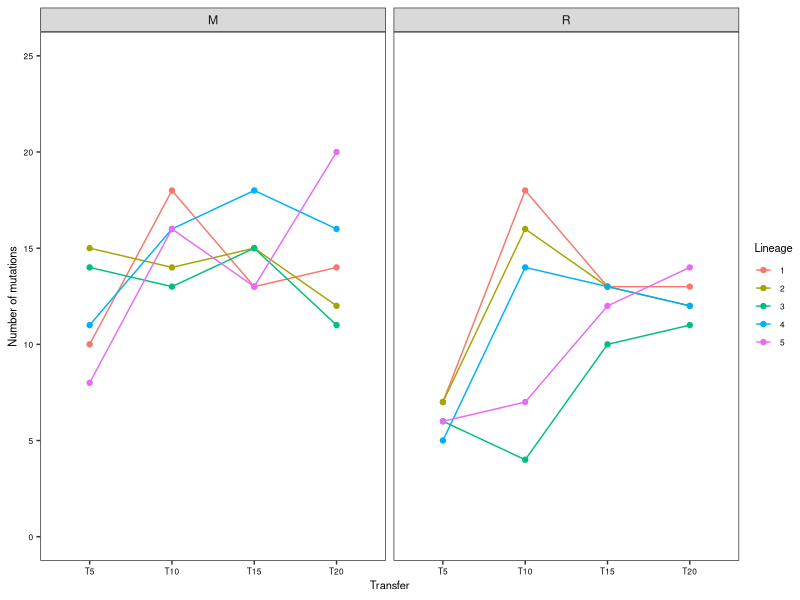
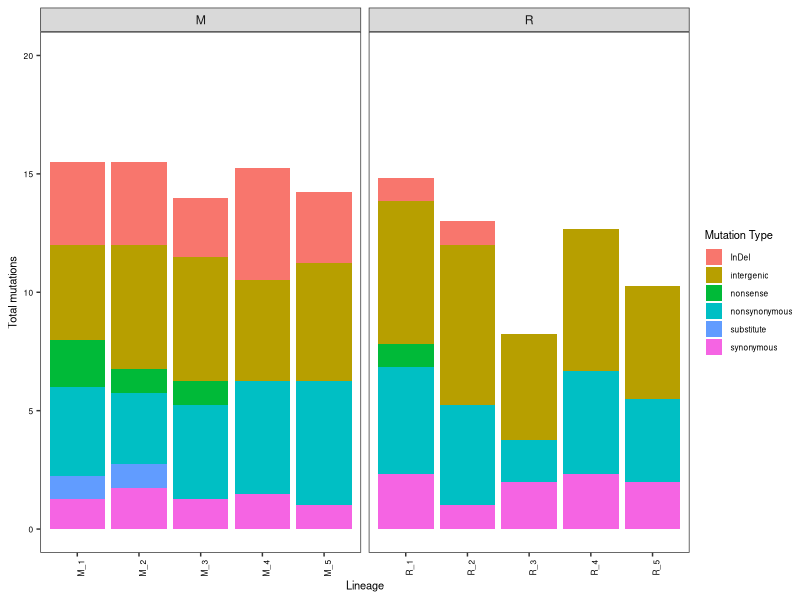
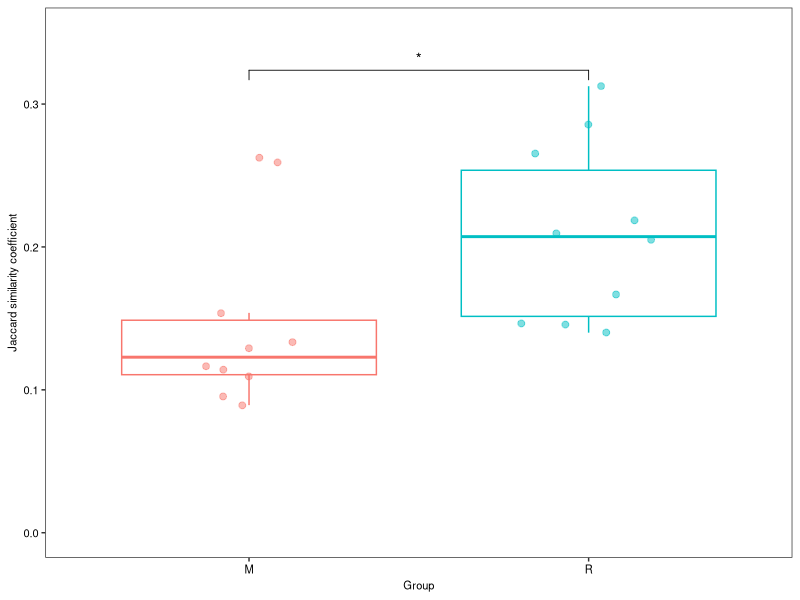

Source code (R) for these figures, in order:
#==================== Install and load required packages ====================
packages <- c("tidyverse", "readxl","openxlsx","ggpubr")
install.packages(setdiff(packages, rownames(installed.packages())))
lapply(packages, library, character.only = TRUE)

#===== Modify to your actual working directory path =====
setwd()
getwd() 
rm(list=ls())
#==================== Read raw data (execute only once) ====================
df_raw <- read_excel("Mutation.all.xlsx",sheet = 1,col_names = T)

# Clean character‑type columns: trim leading/trailing whitespace
# Resolve matching failure caused by extra spaces in intergenic entries
df_raw <- df_raw %>% 
  mutate(across(c(snp_type, annotation_type, classification, Lineage, Group), str_squish))

#==================== Scheme B: retain intergenic regions; filter T0=0, max>=0.05 ====================
df3 <- df_raw%>%
  filter(T0==0) %>%              # Filter out mutations already present in the ancestor
  filter(max>=0.05)              # Filter mutations with maximum frequency below 5%

# Convert dataset to long format
dflong <- df3 %>%
  select(Lineage,Group,T0,T5,T10,T15,T20,position,Class,snp_type) %>%
  pivot_longer(names_to = "Transfer",
               values_to = "Freq",
               cols = starts_with("T"))

## Count non‑zero mutations per Lineage per Transfer (mutation position as unit)
mutsum <- dflong %>%
  filter(Freq!=0) %>%    
  group_by(Lineage,Group,Transfer) %>%
  count(position) %>%
  as.data.frame()

# Extract numeric index for lineage labels (compatible with R_1 / M_1 format)
mutsum$Lineage <- gsub("^[A-Z]_", "", mutsum$Lineage)

# Summarize total mutation number for each lineage at each time point
lineage <- mutsum %>%
  group_by(Lineage,Group,Transfer) %>%
  summarise(total=sum(n),.groups="drop") %>%
  mutate(Lineage = as.factor(Lineage),
         Transfer = factor(Transfer,levels=c("T0","T5","T10","T15","T20"))) %>%
  as.data.frame()

write.xlsx(lineage,"lineage_include_intergenic.xlsx")

# Line plot: dynamics of mutation number along transfers for each lineage
ggplot(lineage,aes(x = Transfer, y = total,group=Lineage,color=Lineage))+
  geom_line()+
  geom_point()+
  facet_wrap(~Group)+
  labs(x = "Transfer",y = "Number of mutations")+
  theme_bw()+
  theme(axis.text = element_text(size=6,color="black"),
        axis.title = element_text(size=8),
        legend.text = element_text(size=6),
        legend.position = "right",
        legend.title = element_text(size=8),
        panel.grid.major = element_blank(), panel.grid.minor = element_blank(),
        legend.key.size = unit(0.9, "lines"),legend.margin = margin(0, 0, 0, 0))+
  ylim(0,25)

ggsave("LineageMutations_include_intergenic.png",width = 85,height = 55,units = "mm")
ggsave("LineageMutations_include_intergenic.pdf",width = 85,height = 55,units = "mm")


#==================== Stacked bar plot: statistics by snp_type ====================
SNP <- dflong %>%
  filter(Freq!=0) %>%
  group_by(Lineage,Group,Transfer) %>%
  count(snp_type) %>%
  as.data.frame()

ave <- SNP %>%
  group_by(Lineage,Group,snp_type) %>%
  summarize(ave = mean(n),.groups="drop") %>%
  as.data.frame()

ggplot(ave, aes(x = Lineage, y = ave, fill = snp_type)) +
  geom_bar(stat = "identity", position = "stack") +
  labs(x = "Lineage",
       y = "Total mutations",
       fill = "Mutation Type") +
  facet_wrap(~Group, scales = "free_x")+
  theme_bw()+
  theme(axis.text.x = element_text(size=6,color="black",angle = 90),
        axis.text.y = element_text(size=6,color="black"),
        axis.title = element_text(size=8),
        legend.text = element_text(size=6),
        legend.position = "right",
        legend.title = element_text(size=8),
        panel.grid.major = element_blank(), panel.grid.minor = element_blank(),
        legend.key.size = unit(0.9, "lines"),legend.margin = margin(0, 0, 0, 0)) +
  ylim(0,20)

ggsave("MutationType_Lineage_include_intergenic.png",width = 95,height = 55,units = "mm")
ggsave("MutationType_Lineage_include_intergenic.pdf",width = 95,height = 55,units = "mm")


#==================== Jaccard index for evolutionary parallelism ====================
df4 <- df_raw %>%
  filter(T0==0) %>%
  filter(max>=0.05)

df5 <- df4 %>%
  select(Lineage,Group,position) %>% 
  group_by(Lineage,Group) %>%
  count(position) %>%
  as.data.frame()

write.xlsx(df5,"position_include_intergenic.xlsx")

# Function to compute Jaccard index; add protection against division‑by‑zero when union length equals zero
calculate_jaccard <- function(df) {
  combinations <- combn(unique(df$Lineage), 2, simplify = FALSE)
  jaccard_indices <- lapply(combinations, function(pair) {
    lineage1 <- pair[1]
    lineage2 <- pair[2]
    positions_lineage1 <- df %>% filter(Lineage == lineage1) %>% distinct(position)
    positions_lineage2 <- df %>% filter(Lineage == lineage2) %>% distinct(position)
    
    intersect_length <- length(intersect(positions_lineage1$position, positions_lineage2$position))
    union_length <- length(union(positions_lineage1$position, positions_lineage2$position))
    jaccard_index <- ifelse(union_length == 0, 0, intersect_length / union_length)
    
    return(data.frame(Lineage1 = lineage1, Lineage2 = lineage2, JaccardIndex = jaccard_index))
  })
  return(bind_rows(jaccard_indices))
}

# Calculate Jaccard index separately for each experimental Group
jaccard_results <- df5 %>%
  group_by(Group) %>%
  nest() %>%
  mutate(jaccard_data = map(data, calculate_jaccard)) %>%
  select(-data) %>%
  unnest(jaccard_data)

write.xlsx(jaccard_results,"JaccardIndex_include_intergenic.xlsx")

# Boxplot of Jaccard index + t‑test between M and R groups
ggplot(jaccard_results, aes(x = Group, y = JaccardIndex, color = Group)) +
  geom_boxplot(outlier.shape = NA) +
  geom_jitter(width = 0.2, size = 2, alpha = 0.5) +
  labs(x = "Group",
       y = "Jaccard similarity coefficient") +
  stat_compare_means(method = "t.test", comparisons = list(c("M", "R")), label = "p.signif") +
  theme_bw() +
  theme(axis.text = element_text(size=8, color="black"),
        axis.title = element_text(size=8),
        legend.position = "none",
        plot.title = element_blank(),
        panel.grid.major = element_blank(), panel.grid.minor = element_blank())+
  ylim(0,0.35)

ggsave("JaccardIndex_include_intergenic.png",width = 35,height =55,units="mm")
ggsave("JaccardIndex_include_intergenic.pdf",width = 35,height =55,units="mm")
